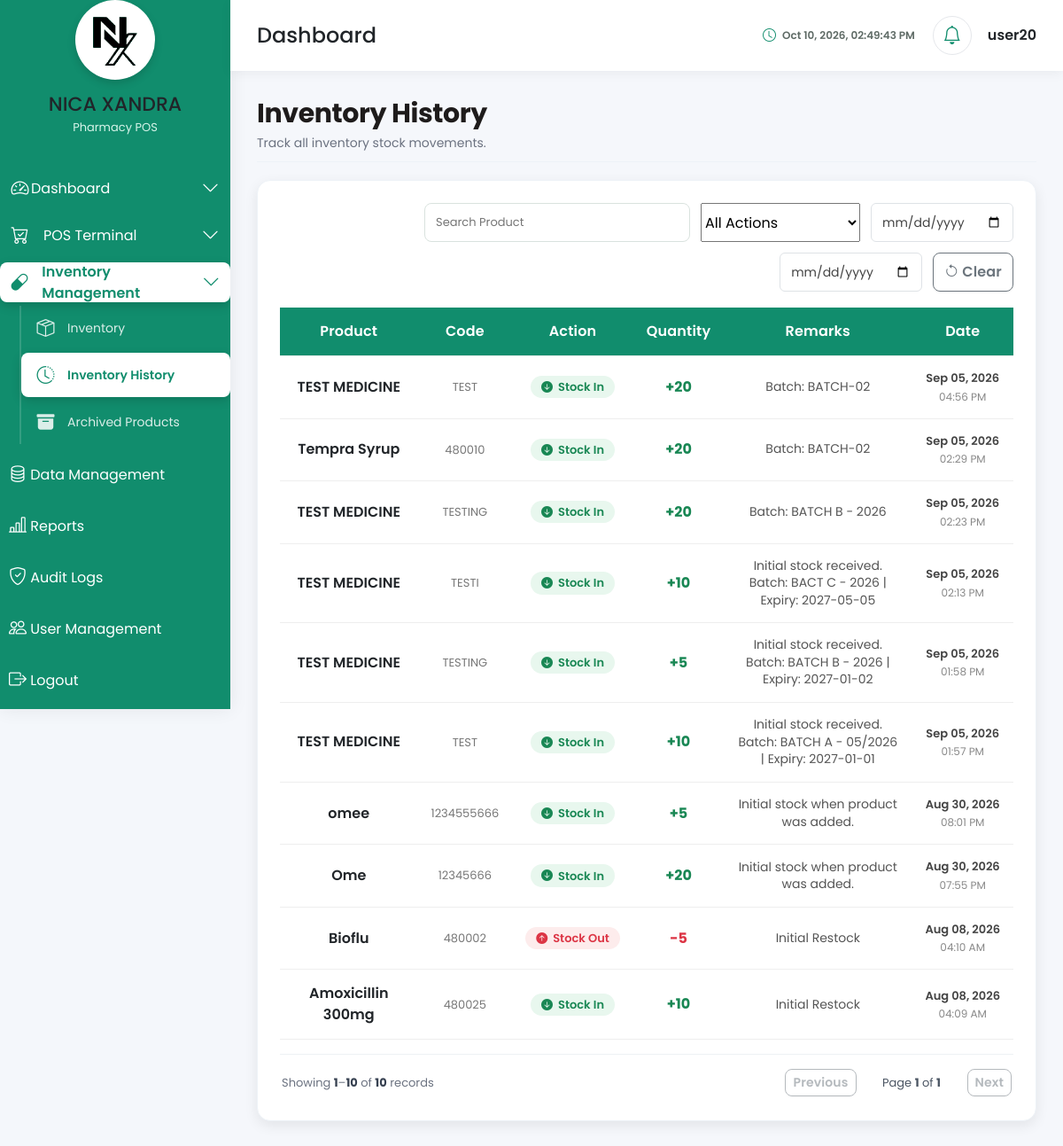
The page /app/dashboard/inventory_management/history/index.php (signed in) on the database its author committed.
### tables this page shows
CREATE TABLE `inventory_history` (
  `history_id` int(11) NOT NULL,
  `product_id` int(11) NOT NULL,
  `action_type` enum('IN','OUT') NOT NULL,
  `quantity` int(11) NOT NULL,
  `occurred_at` datetime DEFAULT NULL,
  `remarks` text DEFAULT NULL,
  `created_at` timestamp NOT NULL DEFAULT current_timestamp()
);

CREATE TABLE `products` (
  `product_id` int(11) NOT NULL,
  `barcode` varchar(100) NOT NULL,
  `product_name` varchar(150) NOT NULL,
  `generic_name` varchar(150) DEFAULT NULL,
  `brand_name` varchar(150) DEFAULT NULL,
  `category_id` int(11) DEFAULT NULL,
  `type_id` int(11) DEFAULT NULL,
  `supplier_id` int(11) DEFAULT NULL,
  `dosage` varchar(100) DEFAULT NULL,
  `strength` varchar(100) DEFAULT NULL,
  `unit` varchar(50) DEFAULT NULL,
  `unit_cost` decimal(10,2) DEFAULT NULL,
  `selling_price` decimal(10,2) NOT NULL,
  `quantity` int(11) NOT NULL DEFAULT 0,
  `reorder_level` int(11) DEFAULT 10,
  `manufacturing_date` date DEFAULT NULL,
  `expiration_date` date DEFAULT NULL,
  `batch_number` varchar(100) DEFAULT NULL,
  `description` text DEFAULT NULL,
  `is_test_data` tinyint(1) NOT NULL DEFAULT 0,
  `product_image` varchar(255) DEFAULT 'default-medicine.png',
  `product_status` enum('Available','Low Stock','Out of Stock','Expired') DEFAULT 'Available',
  `created_at` timestamp NOT NULL DEFAULT current_timestamp(),
  `updated_at` timestamp NOT NULL DEFAULT current_timestamp() ON UPDATE current_timestamp()
);

CREATE TABLE `users` (
  `user_id` int(11) NOT NULL,
  `role_id` int(11) NOT NULL,
  `full_name` varchar(150) NOT NULL,
  `username` varchar(50) NOT NULL,
  `email` varchar(150) DEFAULT NULL,
  `password` varchar(255) NOT NULL,
  `contact_number` varchar(20) DEFAULT NULL,
  `gender` enum('Male','Female','Prefer not to say') DEFAULT NULL,
  `birth_date` date DEFAULT NULL,
  `address` text DEFAULT NULL,
  `profile_image` varchar(255) DEFAULT 'default.png',
  `account_status` enum('Active','Inactive','Locked') DEFAULT 'Active',
  `failed_login_attempts` int(11) DEFAULT 0,
  `last_login` datetime DEFAULT NULL,
  `remember_token` varchar(255) DEFAULT NULL,
  `created_at` timestamp NOT NULL DEFAULT current_timestamp(),
  `updated_at` timestamp NOT NULL DEFAULT current_timestamp() ON UPDATE current_timestamp()
);

### app/dashboard/inventory_management/history/index.php (the view, shortened to what the rows shown need)
<?php
require_once '../../../../config/session.php';
require_once '../../../Middleware/AuthMiddleware.php';
require_once '../../../Controllers/InventoryHistoryController.php';
AuthMiddleware::check();
$controller = new InventoryHistoryController();
$currentPage = max(1, (int) ($_GET['page'] ?? 1));
$limit = min(max(1, (int) ($_GET['limit'] ?? 20)), 100);
$search = trim((string) ($_GET['search'] ?? ''));
$selectedAction = strtoupper(trim((string) ($_GET['action'] ?? '')));
$fromDate = trim((string) ($_GET['from'] ?? ''));
$toDate = trim((string) ($_GET['to'] ?? ''));
$historyResult = $controller->getHistory(
    $currentPage,
    $limit,
    $search,
    $selectedAction,
    $fromDate,
    $toDate
);
$history = $historyResult['history'] ?? [];
$pagination = $historyResult['pagination'] ?? [];
$currentPage = (int) ($pagination['page'] ?? $currentPage);
require_once '../../../../includes/header.php';
?>
<link rel="stylesheet"
      href="/assets/css/dashboard-shell.css">
<link rel="stylesheet"
      href="/assets/css/sidebar.css">
<link rel="stylesheet"
      href="/assets/css/navbar.css">
<link rel="stylesheet"
      href="/assets/css/inventory.css">
<link rel="stylesheet"
      href="/assets/css/sales.css">
<link rel="stylesheet"
      href="/assets/css/inventory_history.css">
<div class="dashboard-wrapper">
    <div class="main-content">
        <?php include '../../../../includes/navbar.php'; ?>
        <div class="dashboard-content">
            <div class="page-header">
                <h2>
                    Inventory History
                </h2>
            </div>
            <div class="sales-card inventory-history-card">
                <div class="table-responsive table-responsive-wrap">
                    <table class="sales-table inventory-history-table">
                        <thead>
                            <tr>
                                <th>
                                    Product
                                </th>
                                <th>
                                    Code
                                </th>
                                <th>
                                    Action
                                </th>
                                <th>
                                    Quantity
                                </th>
                                <th>
                                    Remarks
                                </th>
                                <th>
                                    Date
                                </th>
                            </tr>
                        </thead>
                        <tbody>
                        <?php if(empty($history)): ?>
                            <tr>
<td
    colspan="6"
    class="history-empty">
    <div class="history-empty-icon">
        <i class="bi bi-clock-history"></i>
    </div>
    <p class="history-empty-title">
        No inventory history found
    </p>
    <p class="history-empty-text">
        Stock movements will appear here
        once inventory activity is recorded.
    </p>
</td>
                            </tr>
                        <?php else: ?>
                            <?php foreach($history as $item): ?>
<tr
    class="history-row"
    data-product="<?= htmlspecialchars(
        strtolower(
            $item['product_name']
        )
    ); ?>"
    data-action="<?= htmlspecialchars(
        $item['action_type']
    ); ?>"
    data-date="<?= htmlspecialchars(
        toPhTime(
            $item['created_at'] ?? null,
            'Y-m-d'
        )
    ); ?>">
                                    <td>
                                    <div class="history-product-name">
                                        <?= htmlspecialchars(
                                            $item['product_name']
                                        ); ?>
                                    </div>
                                    </td>
                                    <td>
                                    <div class="history-barcode">
                                        <?= htmlspecialchars(
                                            $item['barcode']
                                        ); ?>
                                    </div>
                                    </td>
                                    <td>
                                       <?php if(
    $item['action_type'] === 'IN'
): ?>
    <span class="history-badge history-in">
        <i class="bi bi-arrow-down-circle-fill"></i>
        Stock In
    </span>
<?php else: ?>
    <span class="history-badge history-out">
        <i class="bi bi-arrow-up-circle-fill"></i>
        Stock Out
    </span>
<?php endif; ?>
                                    </td>
<td>
    <?php if(
        $item['action_type'] === 'IN'
    ): ?>
        <span class="history-quantity history-quantity-in">
            +<?= (int)$item['quantity']; ?>
        </span>
    <?php else: ?>
        <span class="history-quantity history-quantity-out">
            -<?= (int)$item['quantity']; ?>
        </span>
    <?php endif; ?>
</td>
                                    <td>
                                    <div class="history-remarks">
                                        <?= htmlspecialchars(
                                            $item['remarks'] ?? ''
                                        ); ?>
                                    </div>
                                    </td>
                                    <td>
    <?php
    $historyDate =
        new DateTime(
            $item['created_at'] ?? 'now',
            new DateTimeZone('UTC')
        );
    $historyDate->setTimezone(new DateTimeZone('Asia/Manila'));
    ?>
    <div class="history-date">
        <div class="history-date-main">
            <?= $historyDate->format('M d, Y'); ?>
        </div>
        <div class="history-date-time">
            <?= $historyDate->format('h:i A'); ?>
        </div>
    </div>
</td>
                                </tr>
                            <?php endforeach; ?>
                        <?php endif; ?>
                        </tbody>
                    </table>
                </div>
                <div class="inventory-pagination history-pagination" id="history-pagination">
                    <div class="pagination-info">
                        <?php if (($pagination['total'] ?? 0) > 0): ?>
                            Showing <strong><?= (($currentPage - 1) * $limit) + 1 ?></strong>–<strong><?= min($currentPage * $limit, (int) $pagination['total']) ?></strong>
                            of <strong><?= (int) $pagination['total'] ?></strong> records
                        <?php else: ?>
                            No records found.
                        <?php endif; ?>
                    </div>
                    <div class="pagination-controls">
                        <span class="pagination-page">
                            Page <strong><?= $currentPage ?></strong> of <strong><?= max(1, (int) ($pagination['total_pages'] ?? 0)) ?></strong>
                        </span>
                    </div>
                </div>
            </div>
        </div>
    </div>
</div>
<?php
require_once '../../../../includes/footer.php';
?>

### rows shown on the page
inventory_history: product.product_name "TEST MEDICINE", product.barcode "TEST", action_type "IN" (drawn), quantity "20", remarks "Batch: BATCH-02", created_at "Sep 05, 2026", created_at "04:56 PM"
inventory_history: product.product_name "Tempra Syrup", product.barcode "480010", action_type "IN" (drawn), quantity "20", remarks "Batch: BATCH-02", created_at "Sep 05, 2026", created_at "02:29 PM"
inventory_history: product.product_name "TEST MEDICINE", product.barcode "TESTING", action_type "IN" (drawn), quantity "20", remarks "Batch: BATCH B - 2026", created_at "Sep 05, 2026", created_at "02:23 PM"
inventory_history: product.product_name "TEST MEDICINE", product.barcode "TESTI", action_type "IN" (drawn), quantity "10", remarks "Initial stock received. Batch: BACT C - 2026 | Expiry: 2027-05-05", created_at "Sep 05, 2026", created_at "02:13 PM"
inventory_history: product.product_name "TEST MEDICINE", product.barcode "TESTING", action_type "IN" (drawn), quantity "5", remarks "Initial stock received. Batch: BATCH B - 2026 | Expiry: 2027-01-02", created_at "Sep 05, 2026", created_at "01:58 PM"
inventory_history: product.product_name "TEST MEDICINE", product.barcode "TEST", action_type "IN" (drawn), quantity "10", remarks "Initial stock received. Batch: BATCH A - 05/2026 | Expiry: 2027-01-01", created_at "Sep 05, 2026", created_at "01:57 PM"
inventory_history: product.product_name "omee", product.barcode "1234555666", action_type "IN" (drawn), quantity "5", remarks "Initial stock when product was added.", created_at "Aug 30, 2026", created_at "08:01 PM"
inventory_history: product.product_name "Ome", product.barcode "12345666", action_type "IN" (drawn), quantity "20", remarks "Initial stock when product was added.", created_at "Aug 30, 2026", created_at "07:55 PM"
inventory_history: product.product_name "Bioflu", product.barcode "480002", action_type "OUT" (drawn), quantity "5", remarks "Initial Restock", created_at "Aug 08, 2026", created_at "04:10 AM"
inventory_history: product.product_name "Amoxicillin 300mg", product.barcode "480025", action_type "IN" (drawn), quantity "10", remarks "Initial Restock", created_at "Aug 08, 2026", created_at "04:09 AM"
users: (($currentPage - 1) * $limit) + 1 "1", role "1"

### other values the page prints
$_SESSION['username'] "user20"
min($currentPage * $limit, (int) $pagination['total']) "10"
$pagination['total'] "10"
